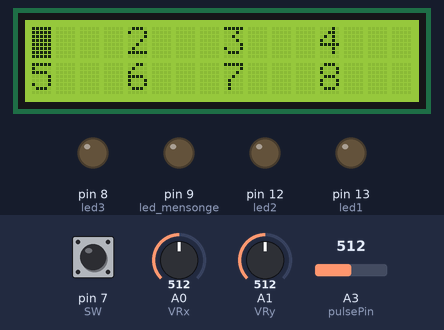
The sketch below on a simulated Arduino Uno, built with avr-gcc and run on an emulated ATmega328P. Parts: 16×2 character LCD, output pins drawn as LEDs (lit = HIGH). The inputs (shaded band) are chosen by the test bench; at power-on: pin 7 (SW) HIGH, A0 (VRx) = 512, A1 (VRy) = 512, A3 (pulsePin) = 512. Random numbers use the default seed unless the sketch sets one; what the sketch prints to the serial monitor is not drawn.

Above: at 1.2 s.
1.3 s: pin 7 (SW) pulled LOW for 3.2 s
At 5.4 s:
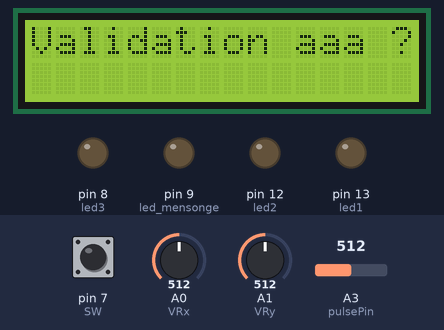
6.0 s: pin 7 (SW) pulled LOW for 1 s
At 7.6 s:
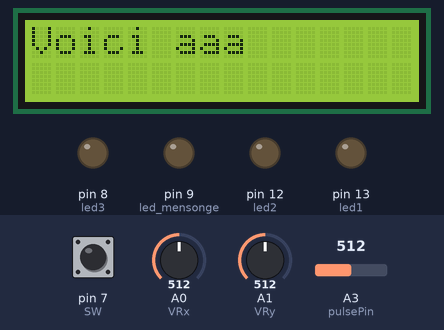
9.6 s: pin 7 (SW) pulled LOW for 0.15 s
At 21.8 s:
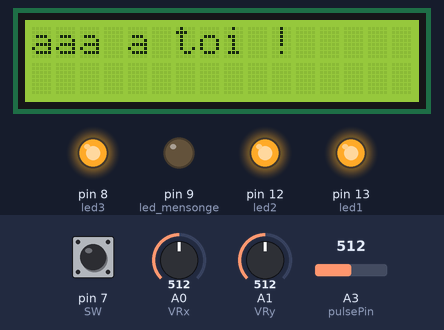
Timing chart, 0 to 22.1 s (numbered marks = the images above; inputs shaded):
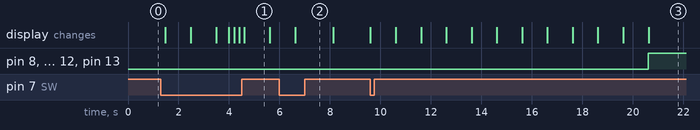

The sketch:

CodeFinal.ino
```cpp
#include "LiquidCrystal.h"

//Code pour la captation du pouls fortement inspiré de  Pulse Sensor Amped 1.5    by Joel Murphy and Yury Gitman   http://www.pulsesensor.com
//Code pour le joystick inspiré de http://idehack.com/blog/utiliser-un-joystick-avec-larduino/ (pour les noms de variable...)
//LiquidCrystal lcd(11,10,9,8,7,6,5,4,3,2); // liaison 8 bits de données
LiquidCrystal lcd(11,10,5,4,3,2); // liaison 4 bits de données

#define nb_questions 16

#define PROCESSING_VISUALIZER 1
#define SERIAL_PLOTTER  2

/*Problème de stockage :
 * Vue la faible capacité mémoire dynamique de l'arduino, il est très difficile d'y mettre beaucoup de questions, car celles-ci seraient NULL
 * ou alors les autres chaines de caractère aussi (je pense aux noms). Solution :
 * soit on supprime encore des questions,
 * soit on n'utilise pas la classe String, qui est assez coûteuse notamment pour les fonctions liées à celle-ci.
   Le but aurait de base été de proposer une cinquantaine de questions (base solide) voire une centaine. Nous avons déchanté.
   Finalement, au prix d'une question, tout marche. Hourra !*/

String questions[nb_questions]={
"Es-tu jaloux ?",
"As-tu deja menti sur ton CV ?",
"T a-t-on deja surpris a voler ?",
"Couches-tu le premier soir ?",
"Es-tu plutot soumis ou dominateur ?",
"As-tu peur du noir ?",
"As-tu deja vole de l’argent a tes parents ?",
"As-tu deja souhaite la mort de quelqu’un ?",
"As-tu honte de tes amis ?",
"T a t'on deja pose un lapin ?",
"T es-tu deja drogue ?",
"Es-tu fidele ? ",
"Fais un compliment honnete a chaque joueur.",
"As-tu déjà triche a un test?",
"T es tu deja imagine avec le/la petite copine d un ami?",
"Pleures-tu devant les films ou series ?"
};
/*Certaines anciennes questions sont stockées ici.*/
//"As-tu déjà rompu avec une personne juste avant un jour férié afin de ne pas avoir à lui acheter un cadeau?",
//"As tu déjà accusé quelqu’un a ta place après avoir pété ?",
//"As-tu un ami imaginaire ?",
//"As-tu déjà goûté une nourriture pour animal?",
//"As-tu menti pendant ce jeu ?",
//"As tu deja revendu ou offert un kdo que tu as reçu ?",
//te laves tu tous lesj ours
//"As-tu déjà pensé à tromper ton petit ami ou ta petite amie ?",
//"T es tu deja reveille sans te souvenir de ta soiree ?",

///////////////////////////////////////////Variables/////////////////////////////////
//les pins pour les LEDs vie + mensonge
int led1 = 13;
int led2 = 12;
int led3 = 8;
int led_mensonge=9;

//les pins pour le joystick
int VRx = A0;
int VRy = A1;
int SW = 7;

int i=0, j=0; //variables pour le joystick
int x=0, y=0; //variables pour position du curseur sur l'écran

//des variables pour la position du joystick
int xPosition = 0;
int yPosition = 0;
int SW_state = 0;
int mapX = 0;
int mapY = 0;

int pulsePin = 3;                 // Pulse Sensor purple wire connected to analog pin 0

// Volatile Variables, used in the interrupt service routine!
volatile int BPM;                   // int that holds raw Analog in 0. updated every 2mS
volatile int Signal;                // holds the incoming raw data
volatile int IBI = 600;             // int that holds the time interval between beats! Must be seeded!
volatile boolean Pulse = false;     // "True" when User's live heartbeat is detected. "False" when not a "live beat".
volatile boolean QS = false;        // becomes true when Arduoino finds a beat.

// SET THE SERIAL OUTPUT TYPE TO YOUR NEEDS
// PROCESSING_VISUALIZER works with Pulse Sensor Processing Visualizer
//      https://github.com/WorldFamousElectronics/PulseSensor_Amped_Processing_Visualizer
// SERIAL_PLOTTER outputs sensor data for viewing with the Arduino Serial Plotter
//      run the Serial Plotter at 115200 baud: Tools/Serial Plotter or Command+L
static int outputType = SERIAL_PLOTTER;

//////////////////////////////////////Fonctions/////////////////////////////////////////////////////////////
int fonc_nb_joueurs(){//choisir le nombre de joueurs
  //int xPosition=0, yPosition=0, SW_state=0, mapX=0, mapY=0;
  while(1){
      xPosition = analogRead(VRx);
      yPosition = analogRead(VRy);
      SW_state = digitalRead(SW);
      mapX = map(xPosition, 0, 1023, -512, 512);
      mapY = map(yPosition, 0, 1023, -512, 512);
      if(SW_state==0){
        int nb_joueurs=choix_joueurs();
        lcd.clear();
        lcd.home();
        lcd.print(nb_joueurs);
        lcd.print(" joueurs ?");
        ecrire_reponse();
        //boolean reponse=choisir_reponse();
        if(choisir_reponse()){
          lcd.noBlink();
          lcd.clear();
          return nb_joueurs;
        }
        else{
          lcd.clear();
          afficher_initialisation();
          i=0;
          j=0;
          x=0;
          y=0;
        }
      }
      //on regarde en fonction de la poussée du joystick, où passe le curseur ?
      if(mapX>100&&i==1){// une certaine sensibilité
        i--;
        x--;
      }
      else if(mapX<-100&&i==0){
        i++;
        x++;
      }
      if(mapY>100&&j<3){
        j++;
        y=y+4;
      }
      else if(mapY<-100&j>0){
        j--;
        y=y-4;
      }
      lcd.setCursor(4*j,i);
      delay(200);
  }
}

int choix_joueurs(){
  if(x==0&&y==0){
    return 1;
  }
  if(x==0&&y==4){
    return 2;
  }
  if(x==0&&y==8){
    return 3;
  }
  if(x==0&&y==12){
    return 4;
  }
  if(x==1&&y==0){
    return 5;
  }
  if(x==1&&y==4){
    return 6;
  }
  if(x==1&&y==8){
    return 7;
  }
  if(x==1&&y==12){
    return 8;
  }
}

void afficher_initialisation(){
  lcd.blink();
  int i, j=1;
  for(i=0;i<16;i=i+4){
    lcd.setCursor(i,0);
    lcd.print(j);
    j++;
  }
  for(i=0;i<16;i=i+4){
    lcd.setCursor(i,1);
    lcd.print(j);
    j++;
  }
  lcd.home();
}

void ecrire_reponse(){
  lcd.setCursor(0,1);
  lcd.print("Oui     ");
  lcd.print("Non");
  lcd.setCursor(0,1);
}

boolean choisir_reponse(){
  delay(1000);
  lcd.setCursor(0,1);
  y=0;
  while(1){
    yPosition = analogRead(VRy);
    SW_state = digitalRead(SW);
    mapY = map(yPosition, 0, 1023, -512, 512);
    if(SW_state==0){
      int reponse=y;
      if(y==0){
        Serial.println("Oui");
        return 1;
      }
      else if(y==1){
        Serial.println("Non");
        return 0;
      }
      Serial.println(y);
      break;
    }
    if(mapY>100&&y==0){
      y++;
    }
    else if(mapY<-100&&y==1){
      y--;
    }
    lcd.setCursor(8*y,1);
  }
}

volatile int rate[10];                    // array to hold last ten IBI values
volatile unsigned long sampleCounter = 0;          // used to determine pulse timing
volatile unsigned long lastBeatTime = 0;           // used to find IBI
volatile int P =512;                      // used to find peak in pulse wave, seeded
volatile int T = 512;                     // used to find trough in pulse wave, seeded
volatile int thresh = 530;                // used to find instant moment of heart beat, seeded
volatile int amp = 0;                   // used to hold amplitude of pulse waveform, seeded
volatile boolean firstBeat = true;        // used to seed rate array so we startup with reasonable BPM
volatile boolean secondBeat = false;      // used to seed rate array so we startup with reasonable BPM


void interruptSetup(){  // CHECK OUT THE Timer_Interrupt_Notes TAB FOR MORE ON INTERRUPTS
  // Initializes Timer2 to throw an interrupt every 2mS.
  TCCR2A = 0x02;     // DISABLE PWM ON DIGITAL PINS 3 AND 11, AND GO INTO CTC MODE
  TCCR2B = 0x06;     // DON'T FORCE COMPARE, 256 PRESCALER
  OCR2A = 0X7C;      // SET THE TOP OF THE COUNT TO 124 FOR 500Hz SAMPLE RATE
  TIMSK2 = 0x02;     // ENABLE INTERRUPT ON MATCH BETWEEN TIMER2 AND OCR2A
  sei();             // MAKE SURE GLOBAL INTERRUPTS ARE ENABLED
}


// THIS IS THE TIMER 2 INTERRUPT SERVICE ROUTINE.
// Timer 2 makes sure that we take a reading every 2 miliseconds
ISR(TIMER2_COMPA_vect){                         // triggered when Timer2 counts to 124
  cli();                                      // disable interrupts while we do this
  Signal = analogRead(pulsePin);              // read the Pulse Sensor
  sampleCounter += 2;                         // keep track of the time in mS with this variable
  int N = sampleCounter - lastBeatTime;       // monitor the time since the last beat to avoid noise

    //  find the peak and trough of the pulse wave
  if(Signal < thresh && N > (IBI/5)*3){       // avoid dichrotic noise by waiting 3/5 of last IBI
    if (Signal < T){                        // T is the trough
      T = Signal;                         // keep track of lowest point in pulse wave
    }
  }

  if(Signal > thresh && Signal > P){          // thresh condition helps avoid noise
    P = Signal;                             // P is the peak
  }                                        // keep track of highest point in pulse wave

  //  NOW IT'S TIME TO LOOK FOR THE HEART BEAT
  // signal surges up in value every time there is a pulse
  if (N > 250){                                   // avoid high frequency noise
    if ( (Signal > thresh) && (Pulse == false) && (N > (IBI/5)*3) ){
      Pulse = true;                               // set the Pulse flag when we think there is a pulse
      //digitalWrite(blinkPin,HIGH);                // turn on pin 13 LED
      IBI = sampleCounter - lastBeatTime;         // measure time between beats in mS
      lastBeatTime = sampleCounter;               // keep track of time for next pulse

      if(secondBeat){                        // if this is the second beat, if secondBeat == TRUE
        secondBeat = false;                  // clear secondBeat flag
        for(int i=0; i<=9; i++){             // seed the running total to get a realisitic BPM at startup
          rate[i] = IBI;
        }
      }

      if(firstBeat){                         // if it's the first time we found a beat, if firstBeat == TRUE
        firstBeat = false;                   // clear firstBeat flag
        secondBeat = true;                   // set the second beat flag
        sei();                               // enable interrupts again
        return;                              // IBI value is unreliable so discard it
      }


      // keep a running total of the last 10 IBI values
      word runningTotal = 0;                  // clear the runningTotal variable

      for(int i=0; i<=8; i++){                // shift data in the rate array
        rate[i] = rate[i+1];                  // and drop the oldest IBI value
        runningTotal += rate[i];              // add up the 9 oldest IBI values
      }

      rate[9] = IBI;                          // add the latest IBI to the rate array
      runningTotal += rate[9];                // add the latest IBI to runningTotal
      runningTotal /= 10;                     // average the last 10 IBI values
      BPM = 60000/runningTotal;               // how many beats can fit into a minute? that's BPM!
      QS = true;                              // set Quantified Self flag
      // QS FLAG IS NOT CLEARED INSIDE THIS ISR
    }
  }

  if (Signal < thresh && Pulse == true){   // when the values are going down, the beat is over
    //digitalWrite(blinkPin,LOW);            // turn off pin 13 LED
    Pulse = false;                         // reset the Pulse flag so we can do it again
    amp = P - T;                           // get amplitude of the pulse wave
    thresh = amp/2 + T;                    // set thresh at 50% of the amplitude
    P = thresh;                            // reset these for next time
    T = thresh;
  }

  if (N > 2500){                           // if 2.5 seconds go by without a beat
    thresh = 530;                          // set thresh default
    P = 512;                               // set P default
    T = 512;                               // set T default
    lastBeatTime = sampleCounter;          // bring the lastBeatTime up to date
    firstBeat = true;                      // set these to avoid noise
    secondBeat = false;                    // when we get the heartbeat back
  }

  sei();                                   // enable interrupts when youre done!
}// end isr

void serialOutput(){   // Decide How To Output Serial.
  switch(outputType){
    case PROCESSING_VISUALIZER:
      sendDataToSerial('S', Signal);     // goes to sendDataToSerial function
      break;
    case SERIAL_PLOTTER:  // open the Arduino Serial Plotter to visualize these data
      Serial.print(BPM);
      Serial.print(",");
      Serial.print(IBI);
      Serial.print(",");
      Serial.println(Signal);
      break;
    default:
      break;
  }

}

//  Decides How To OutPut BPM and IBI Data
void serialOutputWhenBeatHappens(){
  switch(outputType){
    case PROCESSING_VISUALIZER:    // find it here https://github.com/WorldFamousElectronics/PulseSensor_Amped_Processing_Visualizer
      sendDataToSerial('B',BPM);   // send heart rate with a 'B' prefix
      sendDataToSerial('Q',IBI);   // send time between beats with a 'Q' prefix
      break;

    default:
      break;
  }
}

//  Sends Data to Pulse Sensor Processing App, Native Mac App, or Third-party Serial Readers.
void sendDataToSerial(char symbol, int data ){
    Serial.print(symbol);
    Serial.println(data);
  }

void setup()
{
   Serial.begin(9600);
   pinMode(VRx, INPUT);
   pinMode(VRy, INPUT);
   pinMode(SW, INPUT_PULLUP);
   pinMode(led1,OUTPUT);
   pinMode(led2, OUTPUT);
   pinMode(led3, OUTPUT);
   pinMode(led_mensonge, OUTPUT);

   lcd.begin(16,2); // utilisation d'un écran 16 colonnes et 2 lignes
   randomSeed(analogRead(0));
   interruptSetup();                 // sets up to read Pulse Sensor signal every 2mS
   afficher_initialisation();
}

int nb_joueurs=0;
int vies[8]={3,3,3,3,3,3,3,3};//nombre de vies des joueurs, initialisé à 3, descendant dès mensonge
int pouls[8]={60,60,60,60,60,60,60,60};//pouls calculé en début de partie pour chaque joueur
String noms[8]={"","","","","","","",""};

//pour gérer des variables non modifiables par suite
int lock_variable=1;

void loop(){
  if(lock_variable){
    nb_joueurs=fonc_nb_joueurs();
    Serial.print("Ceci est le nombre de joueurs :");
    Serial.println(nb_joueurs);
    delay(1000);
    for(int i=0;i<nb_joueurs;i++){
      lcd.clear();
      lcd.print("Nom du joueur ");
      lcd.print(i+1);
      wait_joystick_input();
      delay(500);
      noms[i].concat(choix_nom());
      Serial.println(noms[i]);
      lcd.clear();
      lcd.home();
      lcd.print("Voici ");
      lcd.print(noms[i]);
      delay(1500);
      lcd.clear();
      lcd.home();
      lcd.print("Pouls de ");
      lcd.print(noms[i]);
      wait_joystick_input();
      pouls[i]=initialiser_pouls();
    }
    lock_variable=0;
  }
  delay(1000);
  for(int k=0; k<nb_joueurs; k++){
    affichage_vies(k);
    lcd.print(noms[k]);
    lcd.print(" a toi !");
    wait_joystick_input();
    lcd.clear();
    int rand=random(nb_questions-1); //car il y a 22 questions
    lcd.setCursor(3,0);
    lcd.print(questions[rand]);
    //delay(1000);
    for(int a=0;a<questions[rand].length()-10;a++){
      lcd.scrollDisplayLeft();
      delay(300);
    }
    int mensonge=captation_pouls(k);
    if(mensonge)
      vies[k]--;
    lcd.clear();
    lcd.home();
  }
}

void affichage_vies(int k){
  switch(vies[k]){
    case 3:
      digitalWrite(led1,HIGH);
      digitalWrite(led2,HIGH);
      digitalWrite(led3,HIGH);
      break;
    case 2:
      digitalWrite(led1,HIGH);
      digitalWrite(led2,HIGH);
      digitalWrite(led3,LOW);
      break;
    case 1:
      digitalWrite(led1,HIGH);
      digitalWrite(led2,LOW);
      digitalWrite(led3,LOW);
      break;
    default:
      digitalWrite(led1,LOW);
      digitalWrite(led2,LOW);
      digitalWrite(led3,LOW);
      fin();
      break;
  }
}

void scroll_question(int n, int i){
  lcd.setCursor(3,0);
  for(int j=0; j<n; j++){
      lcd.scrollDisplayLeft();
      delay(333);
  }
  lcd.clear();
}

void wait_joystick_input(){
  SW_state=digitalRead(SW);
  while(SW_state)
    SW_state=digitalRead(SW);
}

int captation_pouls(int k){
  lcd.clear();
  int mensonge=0;
  for(int i=30;i>0;i--){
    afficher_timer(i);
    BPM=valeur_pouls();
    if(BPM>=pouls[k]*1.3){
      mensonge=1;//on considère que le joueur ment dès lors qu'il y a une augmentation relative de son pouls mesuré de *1.3 (arbitraire)
      digitalWrite(led_mensonge,HIGH);
    }
    else{
      digitalWrite(led_mensonge,LOW);
    }
   }
   //delay(1000);
   return mensonge;
}

int valeur_pouls(){
  serialOutput() ;

    if (QS == true){     // A Heartbeat Was Found
                       // BPM and IBI have been Determined
                       // Quantified Self "QS" true when arduino finds a heartbeat
        //fadeRate = 255;         // Makes the LED Fade Effect Happen
                                // Set 'fadeRate' Variable to 255 to fade LED with pulse
        serialOutputWhenBeatHappens();   // A Beat Happened, Output that to serial.
        QS = false;                      // reset the Quantified Self flag for next time
    }
    return BPM;
}
void fin(){
  lcd.clear();
  lcd.print("Gage et fin");
  while(1);
}

void afficher_timer(int i){
  lcd.setCursor(3,0);
  if(i<=9){
    lcd.print(" ");
    lcd.print(i);
  }
  else{
    lcd.print(i);
  }
  delay(1000);//à vérifier
}

int initialiser_pouls(){
  lcd.clear();
  int moyenne=0, pouls;
  for(int i=10;i>0;i--){
    afficher_timer(i);
    moyenne+=valeur_pouls();
  }
  Serial.println("Le pouls est : ");
  Serial.println(moyenne/10);
  lcd.clear();
  return moyenne/10;
}

String choix_nom(){
  afficher_nom();
  lcd.blink();
  unsigned int ecriture=0;//caractere : int en char en ASCII
  char caractere;
  int x=0, y=4;//gérer l'affichage sur l'écran LCD
  String nom;
  while(1){
    xPosition = analogRead(VRx);
    yPosition = analogRead(VRy);
    SW_state = digitalRead(SW);
    mapX = map(xPosition, 0, 1023, -512, 512);
    mapY = map(yPosition, 0, 1023, -512, 512);
    if(nom.length()>=3){
      SW_state=0;
      caractere=124;
    }
    if(SW_state==0){
        if(nom.length()<3)
          caractere=16*x+y+93;//car a=97 en ASCII, or a est sur la 4ème colonne 0ème ligne (en partant de zéro)
        if(caractere==123&&nom.length()>0){//retour, efface caractere
          ecriture--;
          lcd.setCursor(ecriture,0);
          lcd.print("_");
          nom.remove(ecriture);
        }
        else if(caractere==124){
          lcd.clear();
          lcd.print("Validation ");
          lcd.print(nom);
          lcd.print(" ?");
          delay(1000);
          ecrire_reponse();
          if(choisir_reponse()){
            lcd.clear();
            lcd.noBlink();
            Serial.println(nom);
            lcd.print(nom);
            return nom;
          }
          else{
            lcd.clear();
            afficher_nom();
            x=0;
            y=4;
            ecriture=0;
            nom="";
            delay(200);
          }
        }
        else{
          lcd.setCursor(ecriture,0);
          lcd.print(caractere);
          lcd.setCursor(y,x);
          //nom.concat(caractere);
          nom+=caractere;
          Serial.print("Caractere :");
          Serial.println(caractere);
          ecriture++;
        }
    }
    if(mapX>100&&x==1){
      x--;
      if(y<4){
        y=4;
      }
    }
    else if(mapX<-100&&x==0){
      x++;
    }
    if(mapY>100&&y<15){
      y++;
    }
    else if(mapY<-100&&((y>4&&x==0)||(y>0&&x==1))){
      y--;
    }
    lcd.setCursor(y,x);
    delay(200);
  }
}

void afficher_nom(){
  lcd.clear();
  lcd.home();
  lcd.print("___ abcdefghijkl");
  lcd.setCursor(0,1);
  lcd.print("mnopqrstuvwxyz←$");
  lcd.setCursor(4,0);
}
```

Measured:
- after the input at 1.3 s, the display: first changes after 0.18 s (image 1 shows a later state)
- after the input at 6.0 s, the display: changes after 0.62 s (image 2)
- after the input at 9.6 s, pin 8 (led3), pin 12 (led2), pin 13 (led1): LOW → HIGH after 11.0 s; the display: first changes at once (image 3 shows a later state)
- what the display in image 1 shows lasts 1.0 s, from 4.6 s to 5.6 s
